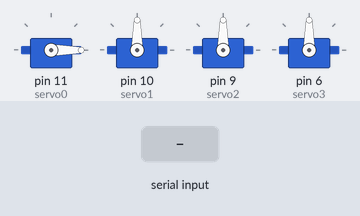
A sketch run on a simulated Arduino Uno, built with avr-gcc and run on an emulated ATmega328P. On the bench: 4 × servo. The inputs (shaded band) are chosen by the test bench.

Above: at 1.2 s.
1.3 s: "90,45\n" received over Serial
At 2.8 s:
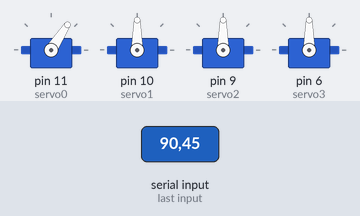
At 4.6 s:
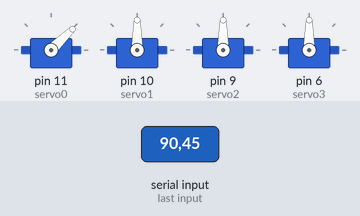
Timing chart, 0 to 9.5 s (numbered marks = the images above; inputs shaded):
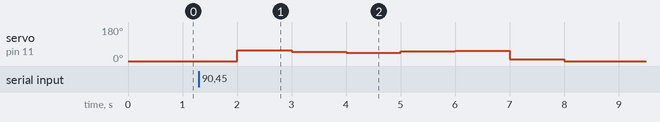

Measured:
- after the input at 1.3 s, servo on pin 11 (servo0): 0° → 57° after 0.70 s, → 48° 1.0 s later, → 44° 1.0 s later, → 52° 1.0 s later, … (7 changes in this stretch)

The sketch:

servo_angle_input_from_serial.ino
```cpp
#include <Servo.h>
#include<math.h>
String readString;
Servo servo0;
Servo servo1;
Servo servo2;
Servo servo3;
int angle0;
void setup()
{

  pinMode(11,OUTPUT);
  servo0.attach(11);

  pinMode(10,OUTPUT);
  servo1.attach(10);

  pinMode(9,OUTPUT);
  servo2.attach(9);

  pinMode(6,OUTPUT);
  servo3.attach(6);
  Serial.begin(9600);
}

void loop()
{
    angle0 = readString.toInt();
    angle0=Serial.read();
    servo0.write(angle0);
    delay(1000);
}
```
